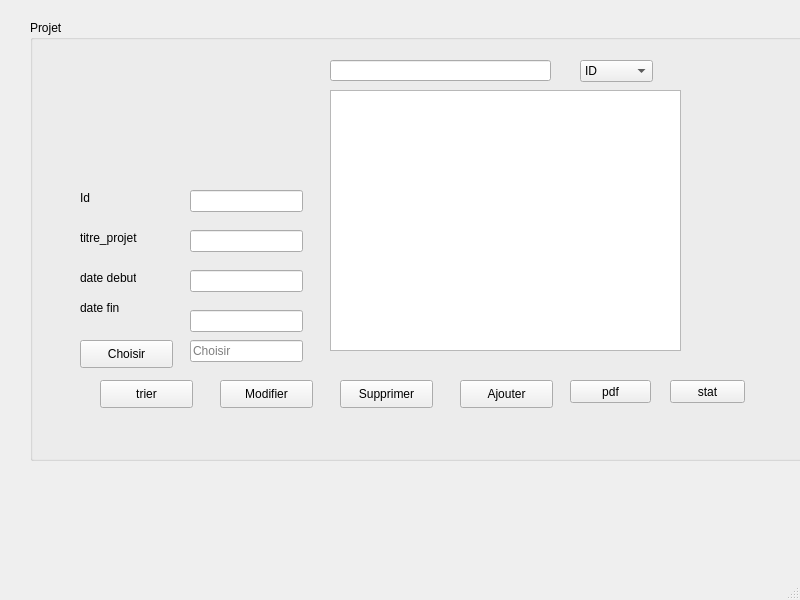
<?xml version="1.0" encoding="UTF-8"?>
<ui version="4.0">
 <class>gprojet</class>
 <widget class="QMainWindow" name="gprojet">
  <property name="geometry">
   <rect>
    <x>0</x>
    <y>0</y>
    <width>800</width>
    <height>600</height>
   </rect>
  </property>
  <property name="windowTitle">
   <string>MainWindow</string>
  </property>
  <widget class="QWidget" name="centralwidget">
   <widget class="QGroupBox" name="groupBox">
    <property name="geometry">
     <rect>
      <x>30</x>
      <y>20</y>
      <width>791</width>
      <height>441</height>
     </rect>
    </property>
    <property name="title">
     <string>Projet</string>
    </property>
    <widget class="QLabel" name="label">
     <property name="geometry">
      <rect>
       <x>50</x>
       <y>170</y>
       <width>56</width>
       <height>16</height>
      </rect>
     </property>
     <property name="text">
      <string>Id</string>
     </property>
    </widget>
    <widget class="QLabel" name="label_2">
     <property name="geometry">
      <rect>
       <x>50</x>
       <y>210</y>
       <width>81</width>
       <height>16</height>
      </rect>
     </property>
     <property name="text">
      <string>titre_projet</string>
     </property>
    </widget>
    <widget class="QLineEdit" name="lineEdit_Id">
     <property name="geometry">
      <rect>
       <x>160</x>
       <y>170</y>
       <width>113</width>
       <height>22</height>
      </rect>
     </property>
    </widget>
    <widget class="QLineEdit" name="lineEdit_titre">
     <property name="geometry">
      <rect>
       <x>160</x>
       <y>210</y>
       <width>113</width>
       <height>22</height>
      </rect>
     </property>
    </widget>
    <widget class="QPushButton" name="bt_Ajouter">
     <property name="geometry">
      <rect>
       <x>430</x>
       <y>360</y>
       <width>93</width>
       <height>28</height>
      </rect>
     </property>
     <property name="text">
      <string>Ajouter</string>
     </property>
    </widget>
    <widget class="QTableView" name="Tab_Projet">
     <property name="geometry">
      <rect>
       <x>300</x>
       <y>70</y>
       <width>351</width>
       <height>261</height>
      </rect>
     </property>
    </widget>
    <widget class="QPushButton" name="Supp_Button">
     <property name="geometry">
      <rect>
       <x>310</x>
       <y>360</y>
       <width>93</width>
       <height>28</height>
      </rect>
     </property>
     <property name="text">
      <string>Supprimer</string>
     </property>
    </widget>
    <widget class="QPushButton" name="bt_Ajouter_md">
     <property name="geometry">
      <rect>
       <x>190</x>
       <y>360</y>
       <width>93</width>
       <height>28</height>
      </rect>
     </property>
     <property name="text">
      <string>Modifier</string>
     </property>
    </widget>
    <widget class="QComboBox" name="comboBox">
     <property name="geometry">
      <rect>
       <x>550</x>
       <y>40</y>
       <width>73</width>
       <height>22</height>
      </rect>
     </property>
     <item>
      <property name="text">
       <string>ID</string>
      </property>
     </item>
     <item>
      <property name="text">
       <string>titre</string>
      </property>
     </item>
     <item>
      <property name="text">
       <string>date_fin</string>
      </property>
     </item>
     <item>
      <property name="text">
       <string>date_debut</string>
      </property>
     </item>
    </widget>
    <widget class="QLineEdit" name="lineEdit_rech">
     <property name="geometry">
      <rect>
       <x>300</x>
       <y>40</y>
       <width>221</width>
       <height>21</height>
      </rect>
     </property>
    </widget>
    <widget class="QPushButton" name="trier">
     <property name="geometry">
      <rect>
       <x>70</x>
       <y>360</y>
       <width>93</width>
       <height>28</height>
      </rect>
     </property>
     <property name="text">
      <string>trier</string>
     </property>
    </widget>
    <widget class="QLabel" name="label_5">
     <property name="geometry">
      <rect>
       <x>50</x>
       <y>250</y>
       <width>56</width>
       <height>16</height>
      </rect>
     </property>
     <property name="text">
      <string>date debut</string>
     </property>
    </widget>
    <widget class="QLabel" name="label_6">
     <property name="geometry">
      <rect>
       <x>50</x>
       <y>280</y>
       <width>56</width>
       <height>16</height>
      </rect>
     </property>
     <property name="text">
      <string>date fin</string>
     </property>
    </widget>
    <widget class="QLineEdit" name="lineEdit_dd">
     <property name="geometry">
      <rect>
       <x>160</x>
       <y>250</y>
       <width>113</width>
       <height>22</height>
      </rect>
     </property>
    </widget>
    <widget class="QLineEdit" name="lineEdit_df">
     <property name="geometry">
      <rect>
       <x>160</x>
       <y>290</y>
       <width>113</width>
       <height>22</height>
      </rect>
     </property>
    </widget>
    <widget class="QPushButton" name="pdf">
     <property name="geometry">
      <rect>
       <x>540</x>
       <y>360</y>
       <width>81</width>
       <height>23</height>
      </rect>
     </property>
     <property name="text">
      <string>pdf</string>
     </property>
    </widget>
    <widget class="QPushButton" name="stat">
     <property name="geometry">
      <rect>
       <x>640</x>
       <y>360</y>
       <width>75</width>
       <height>23</height>
      </rect>
     </property>
     <property name="text">
      <string>stat</string>
     </property>
    </widget>
    <widget class="QLabel" name="label_img">
     <property name="geometry">
      <rect>
       <x>120</x>
       <y>30</y>
       <width>141</width>
       <height>131</height>
      </rect>
     </property>
     <property name="frameShadow">
      <enum>QFrame::Raised</enum>
     </property>
     <property name="text">
      <string/>
     </property>
    </widget>
    <widget class="QPushButton" name="Browse_img">
     <property name="geometry">
      <rect>
       <x>50</x>
       <y>320</y>
       <width>93</width>
       <height>28</height>
      </rect>
     </property>
     <property name="text">
      <string>Choisir</string>
     </property>
    </widget>
    <widget class="QLineEdit" name="lineEdit_image">
     <property name="geometry">
      <rect>
       <x>160</x>
       <y>320</y>
       <width>113</width>
       <height>22</height>
      </rect>
     </property>
     <property name="placeholderText">
      <string>Choisir</string>
     </property>
    </widget>
   </widget>
  </widget>
  <widget class="QMenuBar" name="menubar">
   <property name="geometry">
    <rect>
     <x>0</x>
     <y>0</y>
     <width>800</width>
     <height>22</height>
    </rect>
   </property>
  </widget>
  <widget class="QStatusBar" name="statusbar"/>
 </widget>
 <resources/>
 <connections/>
</ui>
